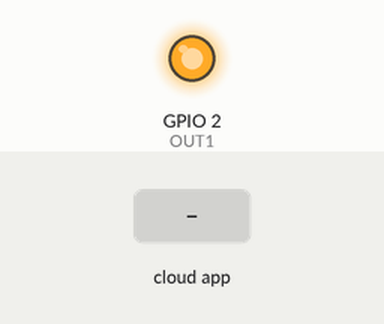
The sketch below on a simulated ESP8266 (NodeMCU). Parts: output pins drawn as LEDs (lit = HIGH). The test bench sets the inputs (shaded band). WiFi joins after 1.5 s; servers stay silent unless stated; what the sketch prints to the serial monitor is not drawn.

Above: at 2.7 s.
2.8 s: the phone or cloud app sets lamp.one to 1
At 4.0 s:
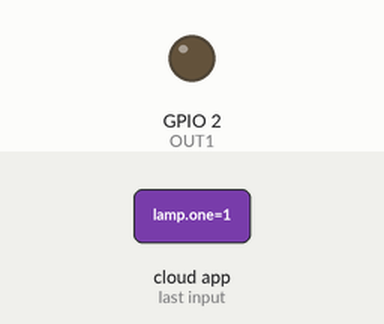
4.3 s: the phone or cloud app sets lamp.one to 0
At 5.3 s:
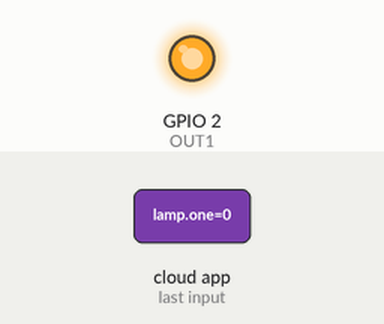
Timing chart, 0 to 7.3 s (numbered marks = the images above; inputs shaded):
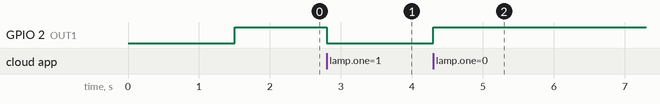

The sketch:

alexa.ino
```cpp
#include <Arduino.h>
#include <ESP8266WiFi.h>
#include "fauxmoESP.h"

#define RF_RECEIVER 5
#define OUT1 2 // D4

#define SERIAL_BAUDRATE 115200

#define WIFI_SSID "wifi_name"
#define WIFI_PASS "xxx"

#define LAMP_1 "lamp one"

fauxmoESP fauxmo;

// Wi-Fi Connection
void wifiSetup() {
  // Set WIFI module to STA mode
  WiFi.mode(WIFI_STA);

  // Connect
  Serial.printf("[WIFI] Connecting to %s ", WIFI_SSID);
  WiFi.begin(WIFI_SSID, WIFI_PASS);

  // Wait
  while (WiFi.status() != WL_CONNECTED) {
    Serial.print(".");
    delay(100);
  }
  Serial.println();

  // Connected!
  Serial.printf("[WIFI] STATION Mode, SSID: %s, IP address: %s\n", WiFi.SSID().c_str(), WiFi.localIP().toString().c_str());
}

void setup() {
  // Init serial port and clean garbage
  Serial.begin(SERIAL_BAUDRATE);
  Serial.println();

  // Wi-Fi connection
  wifiSetup();

  // LED
  pinMode(OUT1, OUTPUT);
  digitalWrite(OUT1, HIGH);

  fauxmo.createServer(true); // not needed, this is the default value
  fauxmo.setPort(80); // This is required for gen3 devices

  fauxmo.enable(true);

  // Add virtual devices
  fauxmo.addDevice(LAMP_1);

  fauxmo.onSetState([](unsigned char device_id, const char * device_name, bool state, unsigned char value) {

    Serial.printf("[MAIN] Device #%d (%s) state: %s value: %d\n", device_id, device_name, state ? "ON" : "OFF", value);
    if ( (strcmp(device_name, LAMP_1) == 0) ) {
      Serial.println("RELAY 1 switched by Alexa");
      if (state) {
        digitalWrite(OUT1, LOW);
      } else {
        digitalWrite(OUT1, HIGH);
      }
    }
  });
}

void loop() {
  // fauxmoESP uses an async TCP server but a sync UDP server
  // Therefore, we have to manually poll for UDP packets
  fauxmo.handle();

  static unsigned long last = millis();
  if (millis() - last > 5000) {
    last = millis();
    Serial.printf("[MAIN] Free heap: %d bytes\n", ESP.getFreeHeap());
  }
}
```

Measured:
- after the input at 2.8 s, GPIO 2 (OUT1): HIGH → LOW at once
- after the input at 4.3 s, GPIO 2 (OUT1): LOW → HIGH at once
